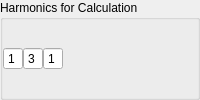
               <widget class="QGroupBox" name="groupBox_7">
                <property name="title">
                 <string>Harmonics for Calculation</string>
                </property>
                <property name="flat">
                 <bool>true</bool>
                </property>
                <layout class="QVBoxLayout" name="verticalLayout_29">
                 <property name="spacing">
                  <number>0</number>
                 </property>
                 <property name="leftMargin">
                  <number>0</number>
                 </property>
                 <property name="topMargin">
                  <number>0</number>
                 </property>
                 <property name="rightMargin">
                  <number>0</number>
                 </property>
                 <property name="bottomMargin">
                  <number>0</number>
                 </property>
                 <item>
                  <layout class="QHBoxLayout" name="horizontalLayout_14">
                   <property name="spacing">
                    <number>0</number>
                   </property>
                   <item>
                    <widget class="QSpinBox" name="spinBox">
                     <property name="maximumSize">
                      <size>
                       <width>20</width>
                       <height>16777215</height>
                      </size>
                     </property>
                     <property name="buttonSymbols">
                      <enum>QAbstractSpinBox::NoButtons</enum>
                     </property>
                     <property name="minimum">
                      <number>1</number>
                     </property>
                     <property name="maximum">
                      <number>11</number>
                     </property>
                     <property name="singleStep">
                      <number>2</number>
                     </property>
                    </widget>
                   </item>
                   <item>
                    <widget class="QSpinBox" name="spinBox_2">
                     <property name="maximumSize">
                      <size>
                       <width>20</width>
                       <height>16777215</height>
                      </size>
                     </property>
                     <property name="buttonSymbols">
                      <enum>QAbstractSpinBox::NoButtons</enum>
                     </property>
                     <property name="minimum">
                      <number>1</number>
                     </property>
                     <property name="maximum">
                      <number>11</number>
                     </property>
                     <property name="singleStep">
                      <number>2</number>
                     </property>
                     <property name="value">
                      <number>3</number>
                     </property>
                    </widget>
                   </item>
                   <item>
                    <widget class="QSpinBox" name="spinBox_3">
                     <property name="maximumSize">
                      <size>
                       <width>20</width>
                       <height>16777215</height>
                      </size>
                     </property>
                     <property name="frame">
                      <bool>true</bool>
                     </property>
                     <property name="buttonSymbols">
                      <enum>QAbstractSpinBox::NoButtons</enum>
                     </property>
                     <property name="showGroupSeparator" stdset="0">
                      <bool>false</bool>
                     </property>
                     <property name="minimum">
                      <number>1</number>
                     </property>
                     <property name="maximum">
                      <number>11</number>
                     </property>
                     <property name="singleStep">
                      <number>2</number>
                     </property>
                    </widget>
                   </item>
                   <item>
                    <widget class="QPushButton" name="pushButton_mechanics_harm_minus">
                     <property name="sizePolicy">
                      <sizepolicy hsizetype="Fixed" vsizetype="Fixed">
                       <horstretch>0</horstretch>
                       <verstretch>0</verstretch>
                      </sizepolicy>
                     </property>
                     <property name="minimumSize">
                      <size>
                       <width>20</width>
                       <height>20</height>
                      </size>
                     </property>
                     <property name="maximumSize">
                      <size>
                       <width>20</width>
                       <height>20</height>
                      </size>
                     </property>
                     <property name="styleSheet">
                      <string notr="true">#pushButton_mechanics_harm_minus
{
background-color: transparent;
border-image: url(:/button/rc/minus.svg);
background: none;
border: none;
background-repeat: none;
}

#pushButton_mechanics_harm_minus:pressed
{
border-image: url(:/button/rc/minus_p.svg);
}
</string>
                     </property>
                     <property name="text">
                      <string/>
                     </property>
                    </widget>
                   </item>
                   <item>
                    <widget class="QPushButton" name="pushButton_mechanics_harm_plus">
                     <property name="sizePolicy">
                      <sizepolicy hsizetype="Fixed" vsizetype="Fixed">
                       <horstretch>0</horstretch>
                       <verstretch>0</verstretch>
                      </sizepolicy>
                     </property>
                     <property name="minimumSize">
                      <size>
                       <width>20</width>
                       <height>20</height>
                      </size>
                     </property>
                     <property name="maximumSize">
                      <size>
                       <width>20</width>
                       <height>20</height>
                      </size>
                     </property>
                     <property name="styleSheet">
                      <string notr="true">#pushButton_mechanics_harm_plus
{
background-color: transparent;
border-image: url(:/button/rc/plus.svg);
background: none;
border: none;
background-repeat: none;
}

#pushButton_mechanics_harm_plus:pressed
{
border-image: url(:/button/rc/plus_p.svg);
}
</string>
                     </property>
                     <property name="text">
                      <string/>
                     </property>
                    </widget>
                   </item>
                   <item>
                    <spacer name="horizontalSpacer_11">
                     <property name="orientation">
                      <enum>Qt::Horizontal</enum>
                     </property>
                     <property name="sizeHint" stdset="0">
                      <size>
                       <width>40</width>
                       <height>20</height>
                      </size>
                     </property>
                    </spacer>
                   </item>
                  </layout>
                 </item>
                </layout>
               </widget>
